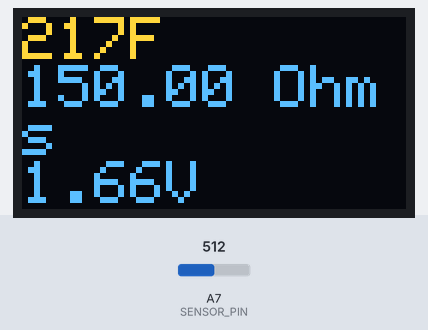
A program run on a simulated Seeed XIAO (SAMD21). Parts: 128×64 one-colour display. The test bench sets the inputs (shaded band); at power-on: A7 (SENSOR_PIN) = 512 (analog values on the 0–1023 scale). The OLED is the two-colour kind (top 16 rows yellow); what the program prints to the serial monitor is not drawn.

Above: at 3.3 s.
3.4 s: A7 (SENSOR_PIN) set to 716
At 3.94 s:
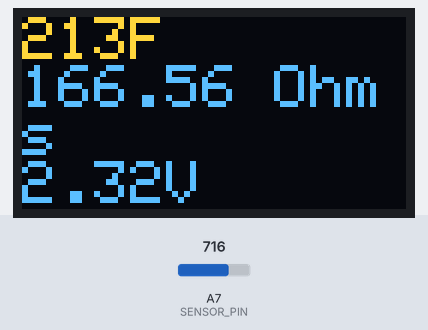
4.9 s: A7 (SENSOR_PIN) set to 511
At 5.06 s:
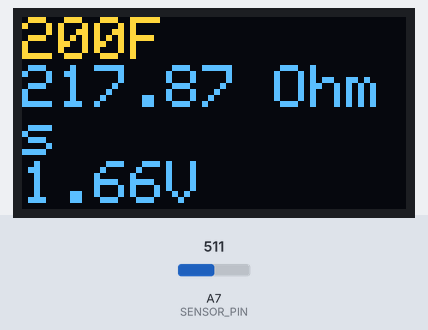
6.4 s: A7 (SENSOR_PIN) set to 306
At 11.6 s:
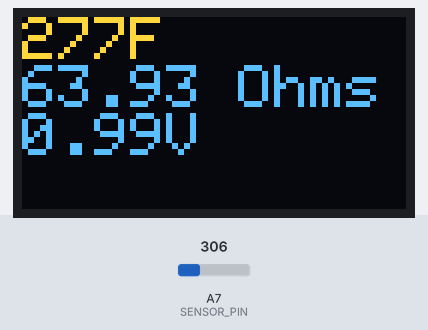
Timing chart, 0 to 13.1 s (numbered marks = the images above; inputs shaded):
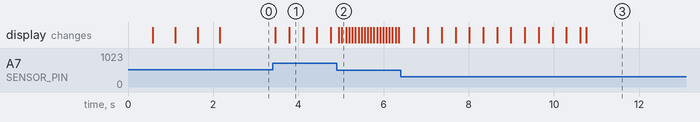

The program:

main.cpp
```cpp
#include "baseChibis.hpp"
#include "halDisplay.hpp"
#include "halThermistor.hpp"

#define INIT_DELAY_SEC    2

// ~~~~~~~~~~~~~~~~~~~~~~~~~~~~~~~~~~~~~~~~~~~~~~~~~~~~~~~~~~~~~~~~~~~~~~~~~~~~~~~~~~~~~~~~~~~~~~~~~~~~~~~~~~~~~~~~~
const bool DEBUG = false;
const bool NUMBERS_DEBUG = false;
const bool THERMIST_DATA_COLLECTION = true;

/***************************************************************************************
 * Need to delay for a bit to ensure that voltages have stabilized
 * after power-on. Not sure if this is necessary, but doesn't hurt.
 ***************************************************************************************/
void startupDelay()
{
  displayBlinkChibi(INIT_DELAY_SEC);
}

void numbersDebug()
{
  for (int i = 0; i < 20; i++)
  {
    display.clearDisplay();
    display.setTextSize(5);
    display.setTextColor(SSD1306_WHITE);
    display.setCursor(0, 0);     // Top-left corner
    display.println(String(i));
    display.display();
    delay(100);
  }
}

// ~~~~~~~~~~~~~~~~~~~~~~~~~~~~~~~~~~~~~~~~~~~~~~~~~~~~~~~~~~~~~~~~~~~~~~~~~~~~~~~~~~~~~~~~~~~~~~~~~~~~~~~~~~~~~~~~~
/***********************************
 *     MAIN FIRMWARE SECTION       *
 ***********************************/

// Initialization code. Runs once on power-on.
void setup() {
  Serial.begin(9600);

  displayInit();

  startupDelay();

  thermistorMonInit();
}

// Main code that continuously loops forever
void loop() {
  display.clearDisplay();

  if (DEBUG)
  {
    // If you suspect something is wrong with the screen or
    // any connections, set DEBUG = true at the top of this file.
    // Chibi blink to show that firmware is alive
    displayBlinkChibi(5);

    if (NUMBERS_DEBUG)
    {
      numbersDebug();
    }

    displaySerialDebugPrint(HAPPY_CHIBI);
  }
  else
  {
    if (THERMIST_DATA_COLLECTION)
    {
      display.setTextSize(2);  // 2x scale
    }
    else
    {
      display.setTextSize(4); // 4x
    }

    display.setTextColor(SSD1306_WHITE);
    display.setCursor(0, 0);     // Top-left corner
    display.println(String(getTempAvg()) + "F");

    if (THERMIST_DATA_COLLECTION)
    {
      display.println(String(getResAvg()) + " Ohms");
      display.println(String(getPinVoltage(SENSOR_PIN)) + "V");
      //display.println(String(ADC->CTRLB.bit.RESSEL));
    }
    display.display();           // Push to screen
  }

  Serial.println(F("I'm alive!\r\n"));
  delay(10);
}
```

baseChibis.hpp
```cpp
#ifndef BASE_CHIBIS_HPP
#define BASE_CHIBIS_HPP

#include <avr/pgmspace.h>
#include "halDisplay.hpp"

#define NUM_PIXELS			SCREEN_WIDTH * SCREEN_HEIGHT
#define LEN_IMG_BYTE_ARR		NUM_PIXELS / 8

const bool CHIBIS_DEBUG = false;

// 128x60px
extern const unsigned char IMG_DECOMPRESSED[];
extern const unsigned char HAPPY_CHIBI [LEN_IMG_BYTE_ARR] PROGMEM;
extern const unsigned char BLANK_CHIBI [LEN_IMG_BYTE_ARR] PROGMEM;
extern const unsigned char * ALL_CHIBIS[] PROGMEM;
extern unsigned char chibiOutputImage [LEN_IMG_BYTE_ARR];

typedef struct _COMPRESSED_CHIBI
{
	unsigned char BytesOfSize;
	unsigned char * Data;

} COMPRESSED_CHIBI, *PTR_COMPRESSED_CHIBI;


typedef struct _ENCODED_PAIR
{
	unsigned char Value;
	unsigned char Reps;
} ENCODED_PAIR, *PTR_ENCODED_PAIR;

typedef enum _CHIBIS_STATUS
{
	CHIBIS_STATUS_SUCCESS 			= 0,
	CHIBIS_STATUS_FAILED  			= 1,
	CHIBIS_STATUS_INVALID_COORDS	= 2,
	CHIBIS_STATUS_MAX
} CHIBIS_STATUS, *PTR_CHIBIS_STATUS;

typedef enum _ENUM_ALL_CHIBIS
{
	NUM_BLANK_CHIBI = 0,
	NUM_HAPPY_CHIBI = 1,
	NUM_CHIBI_MAX
} ENUM_ALL_CHIBIS, *PTR_ENUM_ALL_CHIBIS;


void rleDecompressImage(const unsigned char * CompImage);

unsigned char * chibisAnimateBlankToSmile(unsigned char Frame);

void chibisLoadBaseOutputFrame(unsigned char Index);

CHIBIS_STATUS chibisDrawPixel(unsigned char OriginX, unsigned char OriginY, char OffsetX, char OffsetY);

#endif
```

halDisplay.hpp
```cpp
/*
*~~~~~~~~~~~~~~~~~~~~~~~~~~~~~~~~~~~~~~~~~~~~~~~~~~~~~~~~~~~~~~~~~~~
*   halDisplay.hpp
*~~~~~~~~~~~~~~~~~~~~~~~~~~~~~~~~~~~~~~~~~~~~~~~~~~~~~~~~~~~~~~~~~~~
*
*   Declarations for control of the SSD1306 OLED display
*
*/

#ifndef HAL_DISPLAY_HPP
#define HAL_DISPLAY_HPP

#include <Wire.h>
#include <Adafruit_GFX.h>
#include <Adafruit_SSD1306.h>
#include "wiring_private.h"

#define SCREEN_WIDTH      128
#define SCREEN_HEIGHT     64

#define OLED_RESET -1

extern Adafruit_SSD1306 display;

void displayInit();

void displayPrintHappyChibi();

void displayBlinkChibi(int TimeSeconds);

void displaySerialDebugPrint(const unsigned char * Image);

#endif
```

halThermistor.hpp
```cpp
/*
*~~~~~~~~~~~~~~~~~~~~~~~~~~~~~~~~~~~~~~~~~~~~~~~~~~~~~~~~~~~~~~~~~~~
*   halThermistor.hpp
*~~~~~~~~~~~~~~~~~~~~~~~~~~~~~~~~~~~~~~~~~~~~~~~~~~~~~~~~~~~~~~~~~~~
*
*   Declarations for interactions with the thermistor voltage divider circuit
*
*/

#ifndef HAL_THERMISTOR_HPP
#define HAL_THERMISTOR_HPP

#include <Wire.h>

#define NUM_RES_VALUES    16      // Number of resistance and temperature values stored for reference
#define NUM_SAMPLES       120      // Number of samples stored and used to calculate rolling averages


#ifdef __AVR__
  #define SENSOR_PIN        A0
#else
  #define REF_mV            3320.0
  #define SENSOR_PIN        7
#endif

// PARALLEL ARRAYS
extern const unsigned int RESISTANCE_VALS[];    // Stored resistance values of thermistor at temps in TEMP_VALS
extern const unsigned int TEMP_VALS[];          // Stored temperature values at each resistance value in RESISTANCE_VALS

typedef enum _ADC_CTRL_B_RESSEL_NUM
{
  ADC_CTRL_B_RESSEL_12_BIT    = 0,
  ADC_CTRL_B_RESSEL_16_BIT    = 1,
  ADC_CTRL_B_RESSEL_10_BIT    = 2,
  ADC_CTRL_B_RESSEL_8_BIT     = 3

} ADC_CTRL_B_RESSEL_NUM, *PTR_ADC_CTRL_B_RESSEL_NUM;

float readVcc();

void thermistorMonInit();

float getResAvg();

int getTempAvg();

float getPinVoltage(unsigned char Pin);

float getRes();

int getTemp(bool print);

unsigned long int getScaledRefRes(unsigned char a);

float resToTemp(float Res, bool print);

float getSlope(unsigned char a, unsigned char b);

#endif
```

halDisplay.cpp
```cpp
/*
*~~~~~~~~~~~~~~~~~~~~~~~~~~~~~~~~~~~~~~~~~~~~~~~~~~~~~~~~~~~~~~~~~~~
*   halDisplay.cpp
*~~~~~~~~~~~~~~~~~~~~~~~~~~~~~~~~~~~~~~~~~~~~~~~~~~~~~~~~~~~~~~~~~~~
*
*   Definitions for control of the SSD1306 OLED display
*
*/

#include "halDisplay.hpp"
#include "baseChibis.hpp"

#ifndef __AVR__
//TwoWire myWire(&sercom2, 9, 10);  // SDA = A9, SCL = A10
#endif

#define SERIAL_PAD_LINES  3
Adafruit_SSD1306 display(SCREEN_WIDTH, SCREEN_HEIGHT, &Wire, OLED_RESET);

/***************************************************************************************
 * @brief - displayInit()
 *  Will hang firmware if display init fails.
 *      If you suspect this, check the serial monitor.
 *      Set "Port" to /dev/tty.usbmodem##### - Seeed Studio.
 *
 * @return - None
 ***************************************************************************************/
void displayInit()
{
    // I2C address 0x3C is typical for 0.96" OLEDs
    if(!display.begin(SSD1306_SWITCHCAPVCC, 0x3C)) {
        // Hang firmware and continuously send serial output
        // if display init fails
        while (true)
        {
            Serial.println(F("SSD1306 allocation failed"));
            delay(1000);
        }
    }
}


/***********************************************************************************
 * @brief - displayPrintHappyChibi()
 *  Just prints happy chibi to the OLED.
 *
 * @return - None
 ***********************************************************************************/
void displayPrintHappyChibi()
{
    display.clearDisplay();
    display.drawBitmap(0, 0, BLANK_CHIBI, 128, 60, WHITE);
    display.display();
}


/***********************************************************************************
 * @brief - displayBlinkChibi()
 *  Blinks happy chibi on the OLED screen on and off every 500 ms.
 *
 * @param - TimeSeconds: Int representing the amount of time to blink for
 *
 * @return - None
 ***********************************************************************************/
void displayBlinkChibi(int TimeSeconds)
{
    for (int i = 0; i < TimeSeconds; i++)
    {
        // Blink screen while waiting so that we can show that
        // firmware is alive.
        displayPrintHappyChibi();
        delay(500);
        display.clearDisplay();
        display.display();
        delay(500);
    }
}


/***********************************************************************************
 * @brief - displaySerialDebugPrint()
 *  Prints the contents of an image byte array to the serial port
 *
 * @param - const uint8_t * PtrImage: Ptr to the first byte in the image byte array
 *
 * @return - None
 ***********************************************************************************/
void displaySerialDebugPrint(const unsigned char * PtrImage)
{
    String line = "";
    int imageSize = SCREEN_HEIGHT * SCREEN_WIDTH / 8; // One bit per pixel, 8 bits per byte

    for (int i = 0; i < SERIAL_PAD_LINES; i++)
    {
        Serial.println("\n");
    }

    for (int i = 0; i < imageSize; i++)
    {
        for (int j = 0; j < 8; j++)
        {
            if (PtrImage[i] & (1 << (7 - j)))
            {
                line += "**";
            }
            else
            {
                line += "  ";
            }
        }

        if (((i + 1) % (SCREEN_WIDTH / 8)) == 0)
        {
            line += "\r\n";
            Serial.println(line);
            line = "";
        }
    }
}
```

Source omitted: baseChibis.cpp (data table, 21301 bytes), halThermistor.cpp (11092 bytes)

Measured:
- after the input at 3.4 s, the display: first changes after 0.06 s (image 1 shows a later state)
